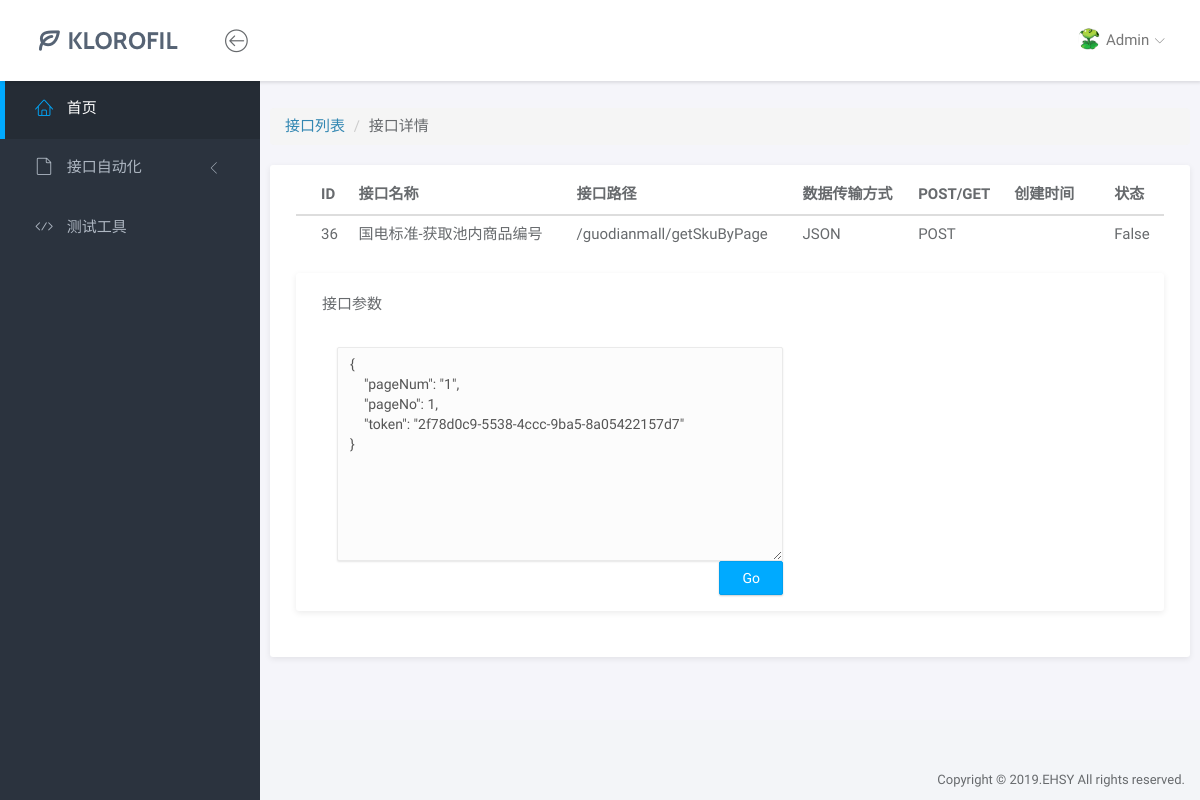
Page /api_detail/?id=36 on the committed database.
### sign/models.py (models this page shows, shortened)
class apis(models.Model):
    id = models.AutoField('ID', max_length=5, primary_key=True)
    path = models.URLField('接口路径', max_length=100, null=True)
    name = models.CharField('接口名称', max_length=200)
    method = models.CharField(max_length=10, choices=(('POST', 'POST'), ('GET', 'GET')), default='POST')    # choices=（value,display_name）
    content_type = models.CharField('数据传输方式', max_length=50, choices=(('JSON', 'JSON'), ('APPLICATION/X-WWW-FROM-URLENCODED', 'APPLICATION/X-WWW-FROM-URLENCODED')), default='JSON', null=True)
    belong_project = models.CharField('所属项目', max_length=20, choices=(('OC', 'OC'), ('PC', 'PC'), ('UC', 'UC'), ('SP', 'SP'), ('Odoo', 'Odoo')), default='OC')
    params = models.TextField('接口参数', max_length=5000)
    create_time = models.DateTimeField('创建时间', auto_now_add=True)
    update_time = models.DateTimeField('更新时间', auto_now=True)
    status = models.BooleanField('状态')
    class Meta:
        verbose_name = "接口列表"
        verbose_name_plural = "接口列表"

### sign/views.py (the view)
# urls.py: url(r'^api_detail/', views.api_detail),
def api_detail(request):
    id = request.GET.get('id')
    api = apis.objects.get(id=id)   # 获取单个对象，通过id值获取数据行
    return render(request, 'api_detail.html', {'api': api})

### sign/templates/api_detail.html (shortened to what this page needs)
{% extends "./base.html" %}
{% block main-content %}
<ul class="breadcrumb">
    <li><a href="/api/list/">接口列表</a> </li>
    <li>接口详情</li>
</ul>
<div class="panel">
    <div class="panel-body">
      <div class="table-responsive">
          <table class="table">
              <thead>
                <tr>
                  <th><strong>ID</strong></th>
                  <th><strong>接口名称</strong></th>
                  <th><strong>接口路径</strong></th>
                  <th><strong>数据传输方式</strong></th>
                  <th><strong>POST/GET</strong></th>
                  <th><strong>创建时间</strong></th>
                  <th><strong>状态</strong></th>
                </tr>
              </thead>
              <tbody>
                <tr>
                  <td>{{api.id}}</td>
                  <td>{{api.name}}</td>
                  <td>{{api.path}}</td>
                  <td>{{api.content_type}}</td>
                  <td>{{api.method}}</td>
                  <td>{{api.create_time|date:"Y-m-d H:i:s"}}</td>
                  <td>{{api.status}}</td>
                </tr>
              </tbody>
        </table>
      </div>
      <div class="panel">
          <form action="/run_test/"method="post" enctype="multipart/form-data" id="form-model" class="form-horizontal">
              <div class="panel-heading">接口参数</div>
              <div class="panel-body">
                  <div class="col-md-7">
                      <textarea name="data" id="data" class="form-control" rows="10">{{ api.params }}</textarea>
                  </div>
                  <div id="toastr-demo" class="container col-md-7 pull-left" >
                      <button type="button" onclick="send_data()" class="btn btn-primary pull-right">Go</button>
                  </div>
              </div>
      </div>
      </div>
    </div>
</div>
{% endblock %}

### sign/static/assets/css/main.css (style rules this page uses)
html { position: relative; min-height: 100%; }
body { background-color: #F3F5F8; font-family: "Source Sans Pro", sans-serif; font-size: 15px; color: #676a6d; }
a { color: #3287B2; }
th { font-weight: 600; }
.form-control { -moz-box-shadow: 0px 1px 2px 0 rgba(0, 0, 0, 0.1); -webkit-box-shadow: 0px 1px 2px 0 rgba(0, 0, 0, 0.1); box-shadow: 0px 1px 2px 0 rgba(0, 0, 0, 0.1); -webkit-border-radius: 2px; -moz-border-radius: 2px; border-radius: 2px; border-color: #eaeaea; background-color: #fcfcfc; }
.btn { -webkit-border-radius: 2px; -moz-border-radius: 2px; border-radius: 2px; -moz-box-shadow: 0px 1px 2px 0 rgba(0, 0, 0, 0.2); -webkit-box-shadow: 0px 1px 2px 0 rgba(0, 0, 0, 0.2); box-shadow: 0px 1px 2px 0 rgba(0, 0, 0, 0.2); padding: 6px 22px; }
.btn-primary { background-color: #00AAFF; border-color: #00a0f0; }
.panel { -webkit-border-radius: 3px; -moz-border-radius: 3px; border-radius: 3px; -moz-box-shadow: 0 2px 6px rgba(0, 0, 0, 0.08); -webkit-box-shadow: 0 2px 6px rgba(0, 0, 0, 0.08); box-shadow: 0 2px 6px rgba(0, 0, 0, 0.08); background-color: #fff; margin-bottom: 30px; }
.panel .panel-heading, .panel .panel-body, .panel .panel-footer { padding-left: 25px; padding-right: 25px; }
.panel .panel-heading { padding-top: 20px; padding-bottom: 20px; position: relative; }
.panel .panel-body { padding-top: 10px; padding-bottom: 15px; }
.panel .table > thead > tr > td:first-child, .panel .table > thead > tr > th:first-child, .panel .table > tbody > tr > td:first-child, .panel .table > tbody > tr > th:first-child, .panel .table > tfoot > tr > td:first-child, .panel .table > tfoot > tr > th:first-child { padding-left: 25px; }
.panel .table > thead > tr > td:last-child, .panel .table > thead > tr > th:last-child, .panel .table > tbody > tr > td:last-child, .panel .table > tbody > tr > th:last-child, .panel .table > tfoot > tr > td:last-child, .panel .table > tfoot > tr > th:last-child { padding-left: 25px; }

### rows in the picture
apis: id "36", name "国电标准-获取池内商品编号", path "/guodianmall/getSkuByPage", content_type "JSON", method "POST", status "False", data "{ \"pageNum\": \"1\", \"pageNo\": 1, \"token\": \"2f78d0c9-5538-4ccc-9ba5-8a05422157d7\" }"
